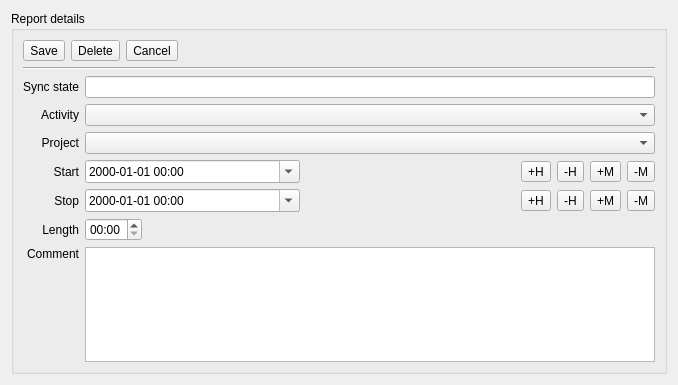
<?xml version="1.0" encoding="UTF-8"?>
<ui version="4.0">
 <class>Report</class>
 <widget class="QDialog" name="Report">
  <property name="geometry">
   <rect>
    <x>0</x>
    <y>0</y>
    <width>678</width>
    <height>385</height>
   </rect>
  </property>
  <property name="windowTitle">
   <string>ErgoTime</string>
  </property>
  <layout class="QVBoxLayout" name="verticalLayout">
   <item>
    <widget class="QGroupBox" name="groupBox_3">
     <property name="title">
      <string>Report details</string>
     </property>
     <property name="flat">
      <bool>false</bool>
     </property>
     <layout class="QVBoxLayout" name="verticalLayout_3">
      <property name="spacing">
       <number>6</number>
      </property>
      <property name="leftMargin">
       <number>9</number>
      </property>
      <property name="topMargin">
       <number>9</number>
      </property>
      <property name="rightMargin">
       <number>9</number>
      </property>
      <property name="bottomMargin">
       <number>9</number>
      </property>
      <item>
       <layout class="QHBoxLayout" name="horizontalLayout_2">
        <item>
         <widget class="QToolButton" name="btnSave">
          <property name="text">
           <string>Save</string>
          </property>
         </widget>
        </item>
        <item>
         <widget class="QToolButton" name="btnDelete">
          <property name="text">
           <string>Delete</string>
          </property>
         </widget>
        </item>
        <item>
         <widget class="QToolButton" name="btnCancel">
          <property name="text">
           <string>Cancel</string>
          </property>
         </widget>
        </item>
        <item>
         <spacer name="horizontalSpacer_3">
          <property name="orientation">
           <enum>Qt::Horizontal</enum>
          </property>
          <property name="sizeHint" stdset="0">
           <size>
            <width>40</width>
            <height>20</height>
           </size>
          </property>
         </spacer>
        </item>
       </layout>
      </item>
      <item>
       <widget class="Line" name="line_2">
        <property name="orientation">
         <enum>Qt::Horizontal</enum>
        </property>
       </widget>
      </item>
      <item>
       <layout class="QHBoxLayout" name="horizontalLayout_3">
        <item>
         <layout class="QGridLayout" name="gridLayout">
          <item row="8" column="0">
           <widget class="QLabel" name="label_9">
            <property name="text">
             <string>Comment</string>
            </property>
            <property name="alignment">
             <set>Qt::AlignRight|Qt::AlignTop|Qt::AlignTrailing</set>
            </property>
           </widget>
          </item>
          <item row="8" column="1">
           <widget class="QTextEdit" name="txtComment"/>
          </item>
          <item row="1" column="1">
           <widget class="QComboBox" name="comboActivity">
            <property name="sizePolicy">
             <sizepolicy hsizetype="Expanding" vsizetype="Fixed">
              <horstretch>0</horstretch>
              <verstretch>0</verstretch>
             </sizepolicy>
            </property>
           </widget>
          </item>
          <item row="6" column="0">
           <widget class="QLabel" name="label_10">
            <property name="text">
             <string>Stop</string>
            </property>
            <property name="alignment">
             <set>Qt::AlignRight|Qt::AlignTrailing|Qt::AlignVCenter</set>
            </property>
           </widget>
          </item>
          <item row="2" column="0">
           <widget class="QLabel" name="label_12">
            <property name="text">
             <string>Project</string>
            </property>
            <property name="alignment">
             <set>Qt::AlignRight|Qt::AlignTrailing|Qt::AlignVCenter</set>
            </property>
           </widget>
          </item>
          <item row="2" column="1">
           <widget class="QComboBox" name="comboProject"/>
          </item>
          <item row="0" column="0">
           <widget class="QLabel" name="label_2">
            <property name="text">
             <string>Sync state</string>
            </property>
           </widget>
          </item>
          <item row="7" column="0">
           <widget class="QLabel" name="label_8">
            <property name="text">
             <string>   Length</string>
            </property>
            <property name="alignment">
             <set>Qt::AlignRight|Qt::AlignTrailing|Qt::AlignVCenter</set>
            </property>
           </widget>
          </item>
          <item row="1" column="0">
           <widget class="QLabel" name="label_6">
            <property name="text">
             <string>Activity</string>
            </property>
            <property name="alignment">
             <set>Qt::AlignRight|Qt::AlignTrailing|Qt::AlignVCenter</set>
            </property>
           </widget>
          </item>
          <item row="6" column="1">
           <layout class="QHBoxLayout" name="horizontalLayout_8">
            <item>
             <widget class="QDateTimeEdit" name="dtStop">
              <property name="sizePolicy">
               <sizepolicy hsizetype="MinimumExpanding" vsizetype="Fixed">
                <horstretch>0</horstretch>
                <verstretch>0</verstretch>
               </sizepolicy>
              </property>
              <property name="buttonSymbols">
               <enum>QAbstractSpinBox::PlusMinus</enum>
              </property>
              <property name="currentSection">
               <enum>QDateTimeEdit::YearSection</enum>
              </property>
              <property name="displayFormat">
               <string>yyyy-MM-dd HH:mm</string>
              </property>
              <property name="calendarPopup">
               <bool>true</bool>
              </property>
             </widget>
            </item>
            <item>
             <spacer name="horizontalSpacer_8">
              <property name="orientation">
               <enum>Qt::Horizontal</enum>
              </property>
              <property name="sizeHint" stdset="0">
               <size>
                <width>40</width>
                <height>20</height>
               </size>
              </property>
             </spacer>
            </item>
            <item>
             <widget class="QToolButton" name="btnStopHourPlus">
              <property name="text">
               <string>+H</string>
              </property>
             </widget>
            </item>
            <item>
             <widget class="QToolButton" name="btnStopHourMinus">
              <property name="text">
               <string>-H</string>
              </property>
             </widget>
            </item>
            <item>
             <widget class="QToolButton" name="btnStopMinutePlus">
              <property name="text">
               <string>+M</string>
              </property>
              <property name="autoRepeat">
               <bool>true</bool>
              </property>
             </widget>
            </item>
            <item>
             <widget class="QToolButton" name="btnStopMinuteMinus">
              <property name="text">
               <string>-M</string>
              </property>
              <property name="autoRepeat">
               <bool>true</bool>
              </property>
             </widget>
            </item>
           </layout>
          </item>
          <item row="3" column="0">
           <widget class="QLabel" name="label_7">
            <property name="text">
             <string>Start</string>
            </property>
            <property name="alignment">
             <set>Qt::AlignRight|Qt::AlignTrailing|Qt::AlignVCenter</set>
            </property>
           </widget>
          </item>
          <item row="7" column="1">
           <layout class="QHBoxLayout" name="horizontalLayout_5">
            <item>
             <widget class="QTimeEdit" name="timeLen">
              <property name="sizePolicy">
               <sizepolicy hsizetype="Preferred" vsizetype="Fixed">
                <horstretch>0</horstretch>
                <verstretch>0</verstretch>
               </sizepolicy>
              </property>
              <property name="displayFormat">
               <string>HH:mm</string>
              </property>
             </widget>
            </item>
            <item>
             <spacer name="horizontalSpacer_2">
              <property name="orientation">
               <enum>Qt::Horizontal</enum>
              </property>
              <property name="sizeHint" stdset="0">
               <size>
                <width>40</width>
                <height>20</height>
               </size>
              </property>
             </spacer>
            </item>
           </layout>
          </item>
          <item row="3" column="1">
           <layout class="QHBoxLayout" name="horizontalLayout_9">
            <item>
             <widget class="QDateTimeEdit" name="dtStart">
              <property name="sizePolicy">
               <sizepolicy hsizetype="MinimumExpanding" vsizetype="Fixed">
                <horstretch>0</horstretch>
                <verstretch>0</verstretch>
               </sizepolicy>
              </property>
              <property name="buttonSymbols">
               <enum>QAbstractSpinBox::UpDownArrows</enum>
              </property>
              <property name="displayFormat">
               <string>yyyy-MM-dd HH:mm</string>
              </property>
              <property name="calendarPopup">
               <bool>true</bool>
              </property>
             </widget>
            </item>
            <item>
             <spacer name="horizontalSpacer_7">
              <property name="orientation">
               <enum>Qt::Horizontal</enum>
              </property>
              <property name="sizeHint" stdset="0">
               <size>
                <width>40</width>
                <height>20</height>
               </size>
              </property>
             </spacer>
            </item>
            <item>
             <widget class="QToolButton" name="btnStartHourPlus">
              <property name="text">
               <string>+H</string>
              </property>
              <property name="autoRepeat">
               <bool>false</bool>
              </property>
             </widget>
            </item>
            <item>
             <widget class="QToolButton" name="btnStartHourMinus">
              <property name="text">
               <string>-H</string>
              </property>
              <property name="autoRepeat">
               <bool>false</bool>
              </property>
             </widget>
            </item>
            <item>
             <widget class="QToolButton" name="btnStartMinutePlus">
              <property name="text">
               <string>+M</string>
              </property>
              <property name="autoRepeat">
               <bool>true</bool>
              </property>
             </widget>
            </item>
            <item>
             <widget class="QToolButton" name="btnStartMinuteMinus">
              <property name="text">
               <string>-M</string>
              </property>
              <property name="autoRepeat">
               <bool>true</bool>
              </property>
             </widget>
            </item>
           </layout>
          </item>
          <item row="0" column="1">
           <widget class="QLineEdit" name="lblSyncState">
            <property name="readOnly">
             <bool>true</bool>
            </property>
           </widget>
          </item>
         </layout>
        </item>
       </layout>
      </item>
     </layout>
    </widget>
   </item>
  </layout>
  <action name="actionAbout">
   <property name="text">
    <string>About</string>
   </property>
  </action>
  <action name="actionSettings">
   <property name="text">
    <string>Settings</string>
   </property>
  </action>
  <action name="actionShortlist">
   <property name="text">
    <string>Shortlist</string>
   </property>
  </action>
  <action name="actionActivitySync">
   <property name="text">
    <string>Sync</string>
   </property>
  </action>
  <action name="actionReportSync">
   <property name="text">
    <string>Sync</string>
   </property>
  </action>
  <action name="actionNew">
   <property name="text">
    <string>New</string>
   </property>
  </action>
  <action name="actionServer_web_page">
   <property name="text">
    <string>Server web page</string>
   </property>
  </action>
  <action name="actionDocumentation">
   <property name="text">
    <string>Documentation</string>
   </property>
  </action>
  <action name="actionExit">
   <property name="text">
    <string>Exit</string>
   </property>
  </action>
  <action name="actionSave_windows_position">
   <property name="text">
    <string>Save windows position</string>
   </property>
  </action>
  <action name="actionLoad_windows_position">
   <property name="text">
    <string>Load windows position</string>
   </property>
  </action>
 </widget>
 <tabstops>
  <tabstop>dtStart</tabstop>
  <tabstop>dtStop</tabstop>
  <tabstop>btnSave</tabstop>
  <tabstop>btnDelete</tabstop>
  <tabstop>btnCancel</tabstop>
  <tabstop>timeLen</tabstop>
  <tabstop>btnStartHourPlus</tabstop>
  <tabstop>btnStartHourMinus</tabstop>
  <tabstop>btnStartMinutePlus</tabstop>
  <tabstop>btnStartMinuteMinus</tabstop>
  <tabstop>txtComment</tabstop>
  <tabstop>btnStopHourPlus</tabstop>
  <tabstop>btnStopHourMinus</tabstop>
  <tabstop>btnStopMinutePlus</tabstop>
  <tabstop>btnStopMinuteMinus</tabstop>
 </tabstops>
 <resources/>
 <connections/>
</ui>
